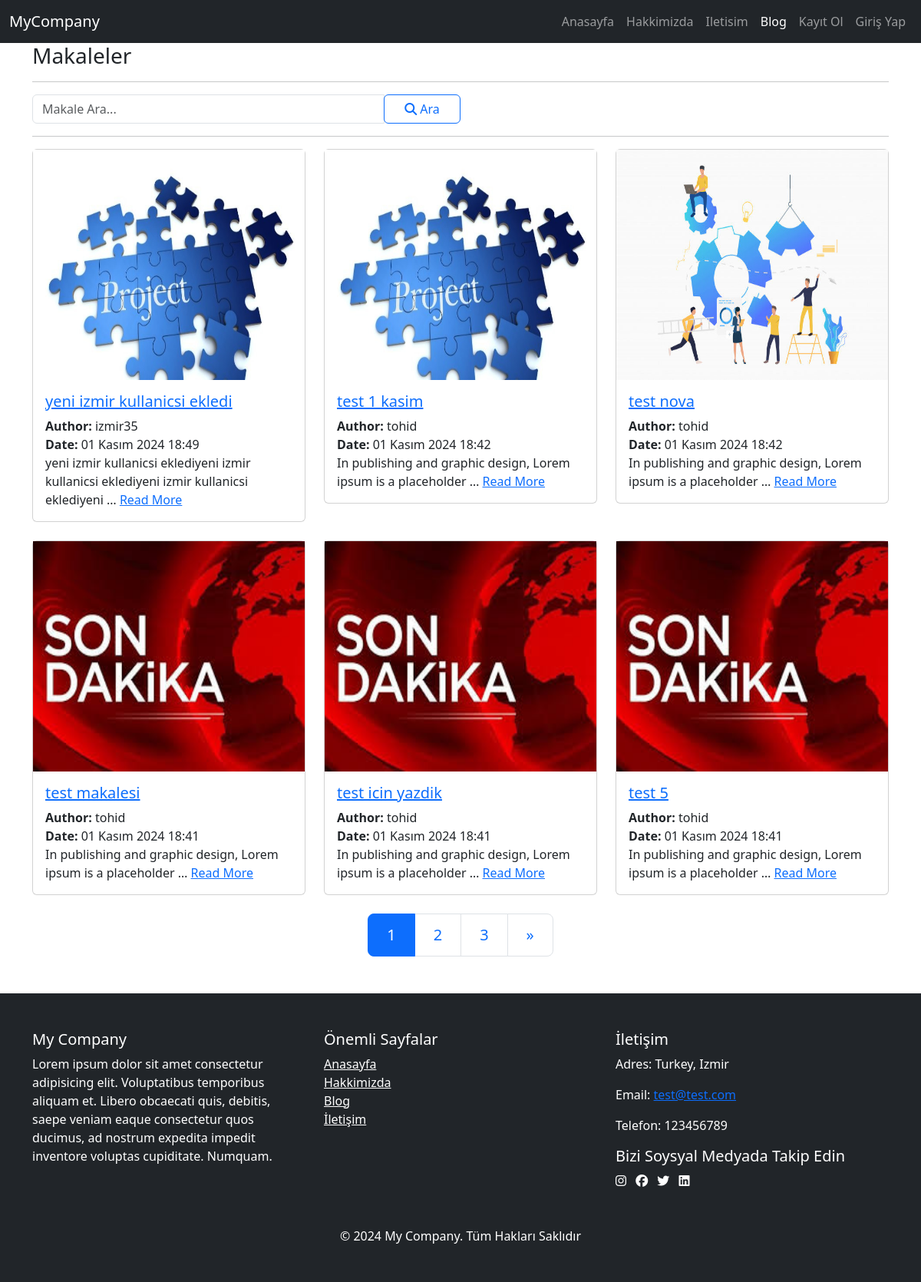
Screenshot of /blog/ with the database file from the repository.
### blog/models.py (models this page shows, shortened)
class Article(models.Model):
    author = models.ForeignKey("auth.User", on_delete=models.CASCADE, verbose_name="Yazar")
    title = models.CharField(max_length=200, verbose_name="Başlık")
    content = RichTextField(verbose_name="İçerik")
    created_date = models.DateTimeField(auto_now_add=True, verbose_name="Oluşturma Tarihi")
    article_img = models.FileField(blank=True, null=True, verbose_name="Makale Fotoğrafı")
    is_approved = models.BooleanField(default=False, verbose_name="Onaylı mı?")

class FooterSettings(models.Model):
    description = models.TextField(verbose_name="Şirket Açıklaması", blank=True, null=True)
    address = models.CharField(max_length=255, verbose_name="Adres", blank=True, null=True)
    phone = models.CharField(max_length=20, verbose_name="Telefon", blank=True, null=True)
    email = models.EmailField(verbose_name="E-posta", blank=True, null=True)
    facebook = models.URLField(verbose_name="Facebook URL", blank=True, null=True)
    instagram = models.URLField(verbose_name="Instagram URL", blank=True, null=True)
    twitter = models.URLField(verbose_name="Twitter URL", blank=True, null=True)
    linkedin = models.URLField(verbose_name="Linkedin URL", blank=True, null=True)

### blog/views.py (the view)
# urls.py: path("", views.articles, name="articles"),
def articles(request):
    keyword = request.GET.get("keyword")
    if keyword:
        articles = Article.objects.filter(title__contains = keyword, is_approved=True)
    else:
        articles = Article.objects.filter(is_approved=True).order_by("-created_date")
    paginator = Paginator(articles, 6)
    page_number = request.GET.get('page')
    page_obj = paginator.get_page(page_number)
    context = {
        "articles": articles,
        "page_obj": page_obj,
        "keyword": keyword
    }
    return render(request, "articles.html", context)

### blog/context_processors.py (called while the page is built)
def footer_settings(request):
    settings = FooterSettings.objects.first()
    return {'footer_settings': settings}

### blog/templatetags/custom_filters.py (called while the page is built)
@register.filter(name='strip_html')
def strip_html(value):
    return strip_tags(value)

### templates/articles.html (shortened to what this page needs)
{% extends "layout.html" %}
{% load static %}
{% load custom_filters %}
{% block body %}
  <h3>Makaleler</h3>
  <hr>
  <form class="form-inline mb-2">
    <div class="input-group w-50">
        <input type="search" name="keyword" id="keyword" placeholder="Makale Ara..." class="form-control">
        <div class="input-group-append">
            <button class="btn btn-outline-primary" type="submit" style="width: 100px;"><i class="fa-solid fa-magnifying-glass"></i> Ara</button>
        </div>
    </div>
  </form>
  <hr>
  {% if articles %}
    <div class="row">
        {% for article in page_obj %}
            <div class="col-md-4 mb-4">
                <div class="card">
                    <a href="/blog/article/{{article.id}}">
                        <img src="
                        {% if article.article_img %}
                            {{article.article_img.url}}
                        {% else %}
                            {% static 'images/image_news.jpg' %}
                        {% endif %}
                        " alt="{{article.title}}" style="width: 100%; height: 300px;">
                    </a>
                    <div class="card-body">
                        <h5 class="card-title"><a href="/blog/article/{{article.id}}">{{article.title}}</a></h5>
                        <div class="card-text"><strong>Author:</strong> {{article.author.username}}</div>
                        <div class="card-text"><strong>Date:</strong> {{article.created_date}}</div>
                        <div class="card-text">
                            {{article.content|truncatewords:10|strip_html}}
                            <a href="/blog/article/{{article.id}}">Read More</a>
                        </div>
                    </div>
                </div>
            </div>
        {% endfor %}
    </div>
    <nav>
        <ul class="pagination pagination-lg justify-content-center">
            {% for num in page_obj.paginator.page_range %}
                <li class="page-item {% if page_obj.number ==  num %}active{% endif %}">
                    <a class="page-link" href="?page={{ num }}{% if keyword %}&keyword={{keyword}}{% endif %}"><span>{{ num }}</span></a>
                </li>
            {% endfor %}
            {% if page_obj.has_next %}
                <li class="page-item">
                    <a class="page-link" href="?page={{page_obj.next_page_number}}{% if keyword %}&keyword={{keyword}}{% endif %}"><span>&raquo;</span></a>
                </li>
            {% endif %}
        </ul>
    </nav>
  {% else %}
    <div class="alert alert-danger">Henuz bir makale eklenmemis</div>
  {% endif %}
{% endblock body %}

### templates/layout.html (shortened to what this page needs)
<!DOCTYPE html>
<html lang="en">
<head>
    {% load static %}
    <link rel="stylesheet" href="{% static 'css/bootstrap.min.css' %}">
    <link rel="stylesheet" href="{% static 'css/all.min.css' %}" />
    <link rel="stylesheet" href="{% static 'css/style.css' %}">
</head>
<body>
    {% include "includes/navbar.html" %}
    <div class="container">
        {% block body %}
        {% endblock body %}
    </div>
    {% include "includes/footer.html" %}
</body>
</html>

### templates/includes/navbar.html (shortened to what this page needs)
<nav class="navbar navbar-expand-lg navbar-dark bg-dark">
    <div class="container-fluid">
        <a href="{% url 'index' %}" class="navbar-brand">MyCompany</a>
        <div class="collapse navbar-collapse" id="navbarNav">
            <ul class="navbar-nav ms-auto">
                <li class="nav-item">
                    {% url 'index' as index_url %}
                    <a href="{{index_url}}" class="nav-link {% if request.path == index_url %}active{% endif %}">Anasayfa</a>
                </li>
                <li class="nav-item">
                    {% url 'about' as about_url %}
                    <a href="{{about_url}}" class="nav-link {% if request.path == about_url %}active{% endif %}">Hakkimizda</a>
                </li>
                <li class="nav-item">
                    {% url 'contact' as contact_url %}
                    <a href="{{contact_url}}" class="nav-link {% if request.path == contact_url %}active{% endif %}">Iletisim</a>
                </li>
                <li class="nav-item">
                    {% url 'blog:articles' as blog_url %}
                    <a href="{{blog_url}}" class="nav-link {% if request.path == blog_url %}active{% endif %}">Blog</a>
                </li>
                {% if request.user.is_authenticated %}
                <li class="nav-item">
                    {% url 'blog:dashboard' as dashboard_url %}
                    <a href="{{dashboard_url}}" class="nav-link {% if request.path == dashboard_url %}active{% endif %}">Kontrol Panel</a>
                </li>
                <li class="nav-item">
                    {% url 'user:profile' request.user.username as profile_url %}
                    <a href="{{profile_url}}" class="nav-link {% if request.path == profile_url %}active{% endif %}">Profile</a>
                </li>
                <li class="nav-item">
                    <a href="{% url 'user:logout' %}" class="nav-link">Çıkış Yap</a>
                </li>
                {% else %}
                <li class="nav-item">
                    {% url 'user:register' as register_url %}
                    <a href="{{register_url}}" class="nav-link {% if request.path == register_url %}active{% endif %}">Kayıt Ol</a>
                </li>
                <li class="nav-item">
                    {% url 'user:login' as login_url %}
                    <a href="{{login_url}}" class="nav-link {% if request.path == login_url %}active{% endif %}">Giriş Yap</a>
                </li>
                {% endif %}
            </ul>
        </div>
    </div>
</nav>

### templates/includes/footer.html (shortened to what this page needs)
<footer class="bg-dark text-white py-5 mt-5">
    <div class="container">
        <div class="row">
            <div class="col-md-4">
                <h5>My Company</h5>
                <p>{{footer_settings.description}}</p>
            </div>
            <div class="col-md-4">
                <h5>Önemli Sayfalar</h5>
                <ul class="list-unstyled">
                    <li><a href="{% url 'index' %}" class="text-white">Anasayfa</a></li>
                    <li><a href="{% url 'about' %}" class="text-white">Hakkimizda</a></li>
                    <li><a href="{% url 'blog:articles' %}" class="text-white">Blog</a></li>
                    <li><a href="{% url 'contact' %}" class="text-white">İletişim</a></li>
                </ul>
            </div>
            <div class="col-md-4">
                <h5>İletişim</h5>
                <p>Adres: {{footer_settings.address}}</p>
                <p>Email: <a href="mailto:{{footer_settings.email}}">{{footer_settings.email}}</a></p>
                <p>Telefon: 123456789</p>
                <div>
                    <h5>Bizi Soysyal Medyada Takip Edin</h5>
                    <a href="{{footer_settings.instagram}}" class="text-white me-2"><i class="fa-brands fa-instagram"></i></a>
                    <a href="{{footer_settings.facebook}}" class="text-white me-2"><i class="fa-brands fa-facebook"></i></a>
                    <a href="{{footer_settings.twitter}}" class="text-white me-2"><i class="fa-brands fa-twitter"></i></a>
                    <a href="{{footer_settings.linkedin}}" class="text-white me-2"><i class="fa-brands fa-linkedin"></i></a>
                </div>
            </div>
        </div>
        <div class="text-center mt-5">
            <p class="mb-0">&copy; 2024 My Company. Tüm Hakları Saklıdır</p>
        </div>
    </div>
</footer>

### rows the page displays
Article: article_img (picture), title "yeni izmir kullanicsi ekledi", author.username "izmir35", created_date "01 Kasım 2024 18:49", content "yeni izmir kullanicsi eklediyeni izmir kullanicsi eklediyeni izmir kullanicsi eklediyeni …"
Article: article_img (picture), title "test 1 kasim", author.username "tohid", created_date "01 Kasım 2024 18:42", content "In publishing and graphic design, Lorem ipsum is a placeholder …"
Article: article_img (picture), title "test nova", author.username "tohid", created_date "01 Kasım 2024 18:42", content "In publishing and graphic design, Lorem ipsum is a placeholder …"
Article: title "test makalesi", author.username "tohid", created_date "01 Kasım 2024 18:41", content "In publishing and graphic design, Lorem ipsum is a placeholder …"
Article: title "test icin yazdik", author.username "tohid", created_date "01 Kasım 2024 18:41", content "In publishing and graphic design, Lorem ipsum is a placeholder …"
Article: title "test 5", author.username "tohid", created_date "01 Kasım 2024 18:41", content "In publishing and graphic design, Lorem ipsum is a placeholder …"
FooterSettings: description "Lorem ipsum dolor sit amet consectetur adipisicing elit. Voluptatibus temporibus aliquam et. Libero obcaecati quis, debitis, saepe veniam eaque consectetur quos ducimus, ad nostrum expedita impedit inventore voluptas cupiditate. Numquam.", address "Turkey, Izmir", email "test@test.com"

### other values shown
{{ num }} "1" "2" "3"
